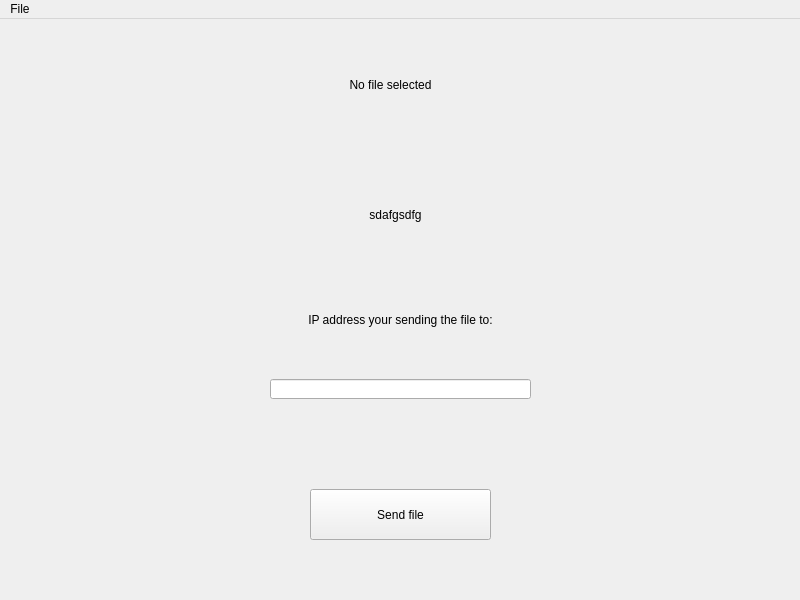
<?xml version="1.0" encoding="UTF-8"?>
<ui version="4.0">
 <class>MainWindow</class>
 <widget class="QMainWindow" name="MainWindow">
  <property name="geometry">
   <rect>
    <x>0</x>
    <y>0</y>
    <width>800</width>
    <height>600</height>
   </rect>
  </property>
  <property name="minimumSize">
   <size>
    <width>800</width>
    <height>600</height>
   </size>
  </property>
  <property name="maximumSize">
   <size>
    <width>800</width>
    <height>600</height>
   </size>
  </property>
  <property name="cursor">
   <cursorShape>ArrowCursor</cursorShape>
  </property>
  <property name="windowTitle">
   <string>Bottomtext</string>
  </property>
  <property name="toolTip">
   <string/>
  </property>
  <property name="statusTip">
   <string/>
  </property>
  <property name="styleSheet">
   <string notr="true">
</string>
  </property>
  <widget class="QWidget" name="centralwidget">
   <widget class="QPushButton" name="Sendfilebutton">
    <property name="enabled">
     <bool>true</bool>
    </property>
    <property name="geometry">
     <rect>
      <x>310</x>
      <y>470</y>
      <width>181</width>
      <height>51</height>
     </rect>
    </property>
    <property name="cursor">
     <cursorShape>ArrowCursor</cursorShape>
    </property>
    <property name="styleSheet">
     <string notr="true"/>
    </property>
    <property name="text">
     <string>Send file</string>
    </property>
    <property name="flat">
     <bool>false</bool>
    </property>
   </widget>
   <widget class="QLabel" name="Fileselectedlabel">
    <property name="geometry">
     <rect>
      <x>90</x>
      <y>30</y>
      <width>601</width>
      <height>71</height>
     </rect>
    </property>
    <property name="text">
     <string>No file selected</string>
    </property>
    <property name="scaledContents">
     <bool>false</bool>
    </property>
    <property name="alignment">
     <set>Qt::AlignCenter</set>
    </property>
    <property name="wordWrap">
     <bool>false</bool>
    </property>
    <property name="margin">
     <number>0</number>
    </property>
   </widget>
   <widget class="QLabel" name="IPlabel">
    <property name="geometry">
     <rect>
      <x>270</x>
      <y>270</y>
      <width>261</width>
      <height>61</height>
     </rect>
    </property>
    <property name="text">
     <string>IP address your sending the file to:</string>
    </property>
    <property name="alignment">
     <set>Qt::AlignCenter</set>
    </property>
   </widget>
   <widget class="QLineEdit" name="IPlineEdit">
    <property name="geometry">
     <rect>
      <x>270</x>
      <y>360</y>
      <width>261</width>
      <height>20</height>
     </rect>
    </property>
   </widget>
   <widget class="QLabel" name="Filenamelabel">
    <property name="geometry">
     <rect>
      <x>300</x>
      <y>170</y>
      <width>191</width>
      <height>51</height>
     </rect>
    </property>
    <property name="text">
     <string>sdafgsdfg</string>
    </property>
    <property name="alignment">
     <set>Qt::AlignCenter</set>
    </property>
   </widget>
  </widget>
  <widget class="QMenuBar" name="menuBar">
   <property name="geometry">
    <rect>
     <x>0</x>
     <y>0</y>
     <width>800</width>
     <height>21</height>
    </rect>
   </property>
   <widget class="QMenu" name="menuFile">
    <property name="title">
     <string>File</string>
    </property>
    <addaction name="actionOpen_file"/>
   </widget>
   <addaction name="menuFile"/>
  </widget>
  <widget class="QStatusBar" name="statusBar">
   <property name="sizeGripEnabled">
    <bool>false</bool>
   </property>
  </widget>
  <action name="actionSave">
   <property name="text">
    <string>Save</string>
   </property>
   <property name="shortcut">
    <string>Ctrl+S</string>
   </property>
  </action>
  <action name="actionSave_as">
   <property name="text">
    <string>Save as</string>
   </property>
  </action>
  <action name="actionCopy">
   <property name="text">
    <string>Copy</string>
   </property>
   <property name="shortcut">
    <string>Ctrl+C</string>
   </property>
  </action>
  <action name="actionPaste">
   <property name="text">
    <string>Paste</string>
   </property>
   <property name="shortcut">
    <string>Ctrl+V</string>
   </property>
  </action>
  <action name="actionOpen_file">
   <property name="text">
    <string>Open file</string>
   </property>
  </action>
 </widget>
 <resources/>
 <connections/>
</ui>
